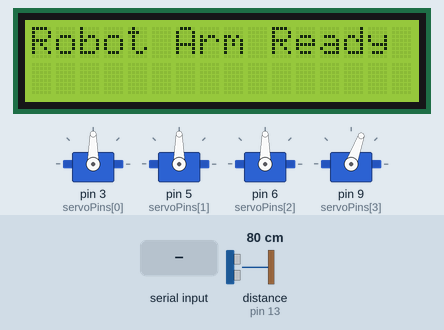
The sketch below on a simulated Arduino Uno, built with avr-gcc and run on an emulated ATmega328P. Parts: 16×2 character LCD, 4 × servo. Wiring (inferred from the names in the program): ultrasonic range finder: trigger pin 12; echo pin 13. Inputs (shaded band) come from the test bench; at power-on: distance to the obstacle (sensor on pin 13) 80 cm. The echo pulse lasts 58.3 µs per cm; what the sketch prints to the serial monitor is not drawn.

Above: at 1.2 s.
1.3 s: distance to the obstacle (sensor on pin 13) set to 9 cm
2.8 s: distance to the obstacle (sensor on pin 13) set to 6 cm
At 8.1 s:
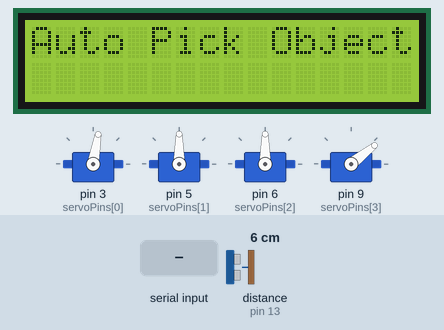
8.3 s: "R90\n" received over Serial
At 12.4 s:
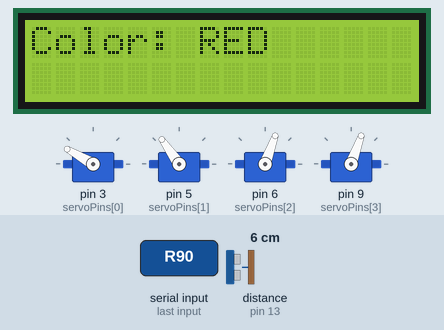
13.1 s: distance to the obstacle (sensor on pin 13) set to 18 cm
At 17.3 s:
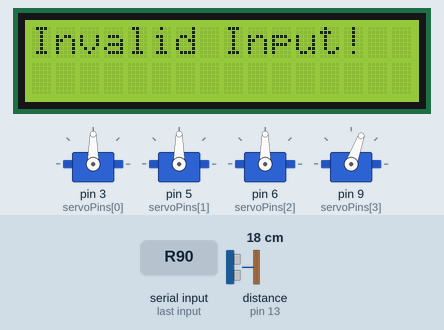
17.7 s: "G90\n" received over Serial
At 20.3 s:
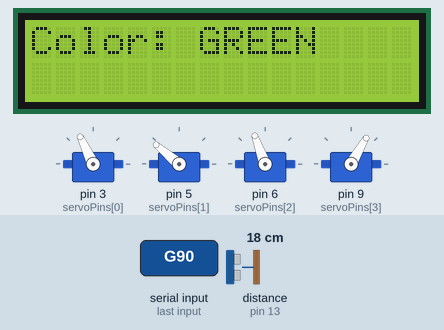
20.5 s: "90,45\n" received over Serial
Timing chart, 0 to 24.5 s (numbered marks = the images above; inputs shaded):
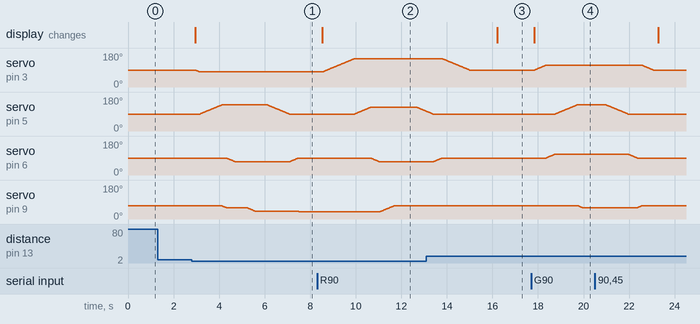

The sketch:

Arduino.ino
```cpp
#include <Servo.h>
#include <Wire.h>
#include <LiquidCrystal_I2C.h>

// LCD Setup
LiquidCrystal_I2C lcd(0x27, 16, 2);  // Address 0x27, 16 columns, 2 rows

#define NUM_SERVOS 4
#define DELAY_MS 20
const int MIN_ANGLE = 1;

Servo servos[NUM_SERVOS];
int servoPins[NUM_SERVOS] = {3, 5, 6, 9}; // Base, Shoulder, Elbow, Gripper
int currentAngles[NUM_SERVOS] = {90, 90, 90, 70}; // Initial positions

// Ultrasonic sensor
const int trigPin = 12;
const int echoPin = 13;
const int detectionThreshold = 6; // in cm

void setup() {
  Serial.begin(9600);
  Serial.println("Enter servo number (1-4) and angle (1-180)");

  // LCD Initialization
  lcd.init();
  lcd.backlight();
  lcd.setCursor(0, 0);
  lcd.print("Robot Arm Ready");

  pinMode(trigPin, OUTPUT);
  pinMode(echoPin, INPUT);

  for (int i = 0; i < NUM_SERVOS; i++) {
    servos[i].attach(servoPins[i]);
    servos[i].write(currentAngles[i]);
  }
}

void moveServoSmoothly(int servoIndex, int targetAngle) {
  if (servoIndex < 0 || servoIndex >= NUM_SERVOS || targetAngle < MIN_ANGLE || targetAngle > 180) return;

  int currentAngle = currentAngles[servoIndex];
  int step = (targetAngle > currentAngle) ? 1 : -1;

  for (int angle = currentAngle; angle != targetAngle; angle += step) {
    servos[servoIndex].write(angle);
    delay(DELAY_MS);
  }

  servos[servoIndex].write(targetAngle);
  currentAngles[servoIndex] = targetAngle;
}

long readDistanceCM() {
  digitalWrite(trigPin, LOW);
  delayMicroseconds(2);
  digitalWrite(trigPin, HIGH);
  delayMicroseconds(10);
  digitalWrite(trigPin, LOW);

  long duration = pulseIn(echoPin, HIGH);
  return duration * 0.034 / 2;
}

void autoMoveToTargetPose() {
  Serial.println("Object detected! Moving to pick-up position...");
  lcd.clear();
  lcd.setCursor(0, 0);
  lcd.print("Auto Pick Object");

  moveServoSmoothly(0, 80);   // Base
  moveServoSmoothly(1, 138);  // Shoulder
  moveServoSmoothly(3, 60);   // Gripper
  moveServoSmoothly(2, 70);   // Elbow
  delay(500);
  moveServoSmoothly(3, 40);   // Close gripper
  delay(500);
  moveServoSmoothly(1, 90);   // Back to home
  moveServoSmoothly(2, 90);
  moveServoSmoothly(3, 38);
}

void loop() {
  long distance = readDistanceCM();

  Serial.print("Distance: ");
  Serial.print(distance);
  Serial.println(" cm");

  if (distance > 0 && distance <= detectionThreshold) {
    autoMoveToTargetPose();
    delay(1000);
  }

  if (Serial.available()) {
    char incoming = Serial.peek();

    // Color Detection Input
    if (incoming == 'R' || incoming == 'G' || incoming == 'B') {
      char color = Serial.read();
      lcd.clear();
      lcd.setCursor(0, 0);

      if (color == 'R') {
        Serial.println("Red detected!");
        lcd.print("Color: RED");
        moveServoSmoothly(0, 150);
        moveServoSmoothly(1, 125);
        moveServoSmoothly(2, 70);
        moveServoSmoothly(3, 70);
        delay(1000);
        moveServoSmoothly(1, 90);
        moveServoSmoothly(2, 90);
        moveServoSmoothly(3, 70);
        moveServoSmoothly(0, 90);
      } else if (color == 'G') {
        Serial.println("Green detected!");
        lcd.print("Color: GREEN");
        moveServoSmoothly(0, 115);
        moveServoSmoothly(2, 110);
        moveServoSmoothly(1, 140);
        moveServoSmoothly(3, 60);
           delay(1000);
        moveServoSmoothly(1, 90);
        moveServoSmoothly(2, 90);
        moveServoSmoothly(3, 70);
        moveServoSmoothly(0, 90);
      } else if (color == 'B') {
        Serial.println("Blue detected!");
        lcd.print("Color: BLUE");
        moveServoSmoothly(0, 180);
        moveServoSmoothly(1, 125);
        moveServoSmoothly(2, 70);
        moveServoSmoothly(3, 60);
           delay(1000);
        moveServoSmoothly(1, 90);
        moveServoSmoothly(2, 90);
        moveServoSmoothly(3, 70);
        moveServoSmoothly(0, 90);
      }
      else if(color == 'U') {
        Serial.println("Unknown color");
        lcd.print("Color: Unknown color");
        moveServoSmoothly(0, 90);
        moveServoSmoothly(1, 90);
        moveServoSmoothly(2, 90);
        moveServoSmoothly(3, 60);
      }
    }
    // Manual Servo Control
    else {
      int servoNumber = Serial.parseInt();
      int targetAngle = Serial.parseInt();

      if (servoNumber >= 1 && servoNumber <= NUM_SERVOS &&
          targetAngle >= MIN_ANGLE && targetAngle <= 180) {
        Serial.print("Moving Servo ");
        Serial.print(servoNumber);
        Serial.print(" to ");
        Serial.print(targetAngle);
        Serial.println(" degrees");
        lcd.clear();
        lcd.setCursor(0, 0);
        lcd.print("Servo ");
        lcd.print(servoNumber);
        lcd.print(": ");
        lcd.print(targetAngle);
        moveServoSmoothly(servoNumber - 1, targetAngle);
        Serial.println("Servo movement complete.");
      } else {
        Serial.println("Invalid input! Enter servo number (1-4) and angle (1-180).");
        lcd.clear();
        lcd.setCursor(0, 0);
        lcd.print("Invalid Input!");
      }
    }
  }

  delay(200);
}
```

Measured:
- the behaviour switches between 8 and 7 cm on distance to the obstacle (sensor on pin 13) (found by bisection; images 0 and 1)
- after the input at 1.3 s, every drawn part: stays the same
- after the input at 2.8 s, servo on pin 3 (servoPins[0]): moves from 90° to 80° over 0.18 s, starting after 0.16 s; servo on pin 5 (servoPins[1]): rises from 90° to 138° in 0.94 s, then falls to 90° in 3.0 s; servo on pin 9 (servoPins[3]): moves from 70° to 38° over 3.4 s, starting after 1.3 s; the display: changes after 0.14 s (image 1)
- after the input at 8.3 s, servo on pin 3 (servoPins[0]): moves from 80° to 150° over 1.4 s, starting after 0.25 s; the display: changes after 0.23 s (image 2)
- after the input at 13.1 s, servo on pin 3 (servoPins[0]): goes on until 15.0 s, then stays 90°; servo on pin 5 (servoPins[1]): goes on until 13.4 s, then stays 90°
- after the input at 17.7 s, servo on pin 3 (servoPins[0]): moves from 90° to 115° over 0.48 s, starting after 0.16 s; servo on pin 5 (servoPins[1]): moves from 90° to 140° over 0.98 s, starting after 1.1 s
